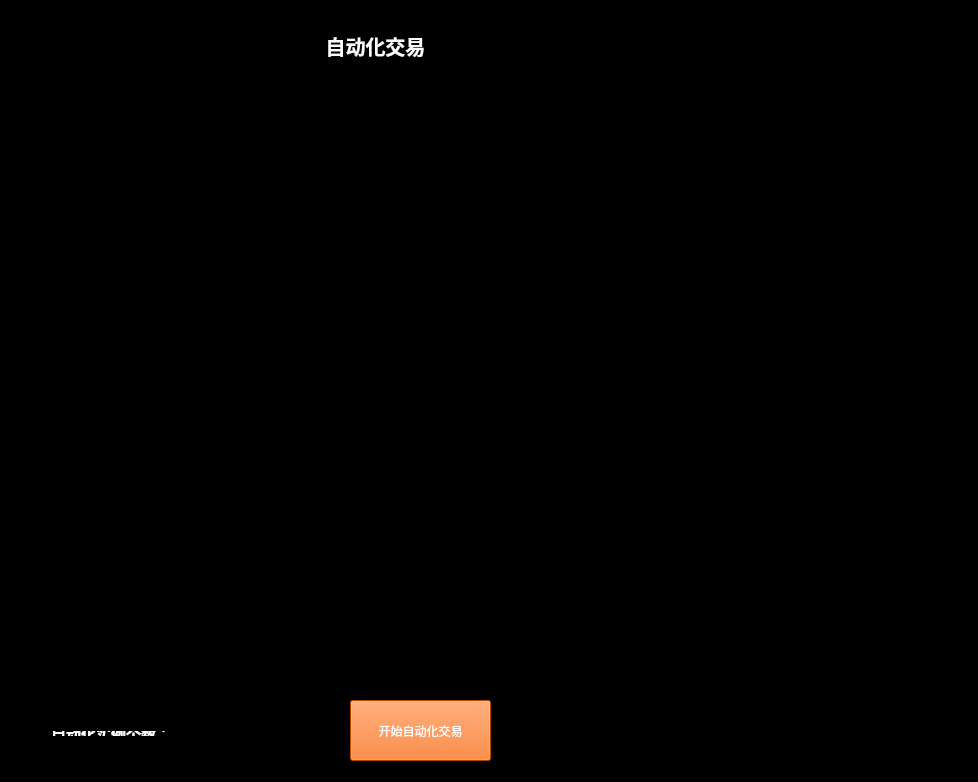
<?xml version="1.0" encoding="UTF-8"?>
<ui version="4.0">
 <author>123</author>
 <class>auto_process</class>
 <widget class="QWidget" name="auto_process">
  <property name="geometry">
   <rect>
    <x>0</x>
    <y>0</y>
    <width>978</width>
    <height>782</height>
   </rect>
  </property>
  <property name="windowTitle">
   <string>auto_process</string>
  </property>
  <property name="styleSheet">
   <string notr="true">background-color: rgb(0, 0, 0);
color: rgb(255, 255, 255);</string>
  </property>
  <widget class="QLabel" name="label">
   <property name="geometry">
    <rect>
     <x>10</x>
     <y>20</y>
     <width>731</width>
     <height>51</height>
    </rect>
   </property>
   <property name="font">
    <font>
     <pointsize>15</pointsize>
     <weight>75</weight>
     <bold>true</bold>
    </font>
   </property>
   <property name="text">
    <string>自动化交易</string>
   </property>
   <property name="alignment">
    <set>Qt::AlignCenter</set>
   </property>
  </widget>
  <widget class="QPushButton" name="pushButton_start">
   <property name="geometry">
    <rect>
     <x>350</x>
     <y>700</y>
     <width>141</width>
     <height>61</height>
    </rect>
   </property>
   <property name="styleSheet">
    <string notr="true">background-color: rgb(255, 100, 0);</string>
   </property>
   <property name="text">
    <string>开始自动化交易</string>
   </property>
  </widget>
  <widget class="QWidget" name="">
   <property name="geometry">
    <rect>
     <x>40</x>
     <y>720</y>
     <width>300</width>
     <height>27</height>
    </rect>
   </property>
   <layout class="QHBoxLayout" name="horizontalLayout">
    <item>
     <widget class="QLabel" name="label_2">
      <property name="font">
       <font>
        <family>宋体</family>
        <pointsize>11</pointsize>
        <weight>75</weight>
        <bold>true</bold>
       </font>
      </property>
      <property name="text">
       <string>自动化实例个数：</string>
      </property>
     </widget>
    </item>
    <item>
     <widget class="QLineEdit" name="lineEdit">
      <property name="font">
       <font>
        <family>宋体</family>
        <pointsize>11</pointsize>
       </font>
      </property>
     </widget>
    </item>
   </layout>
  </widget>
 </widget>
 <layoutdefault spacing="6" margin="11"/>
 <resources/>
 <connections/>
</ui>
